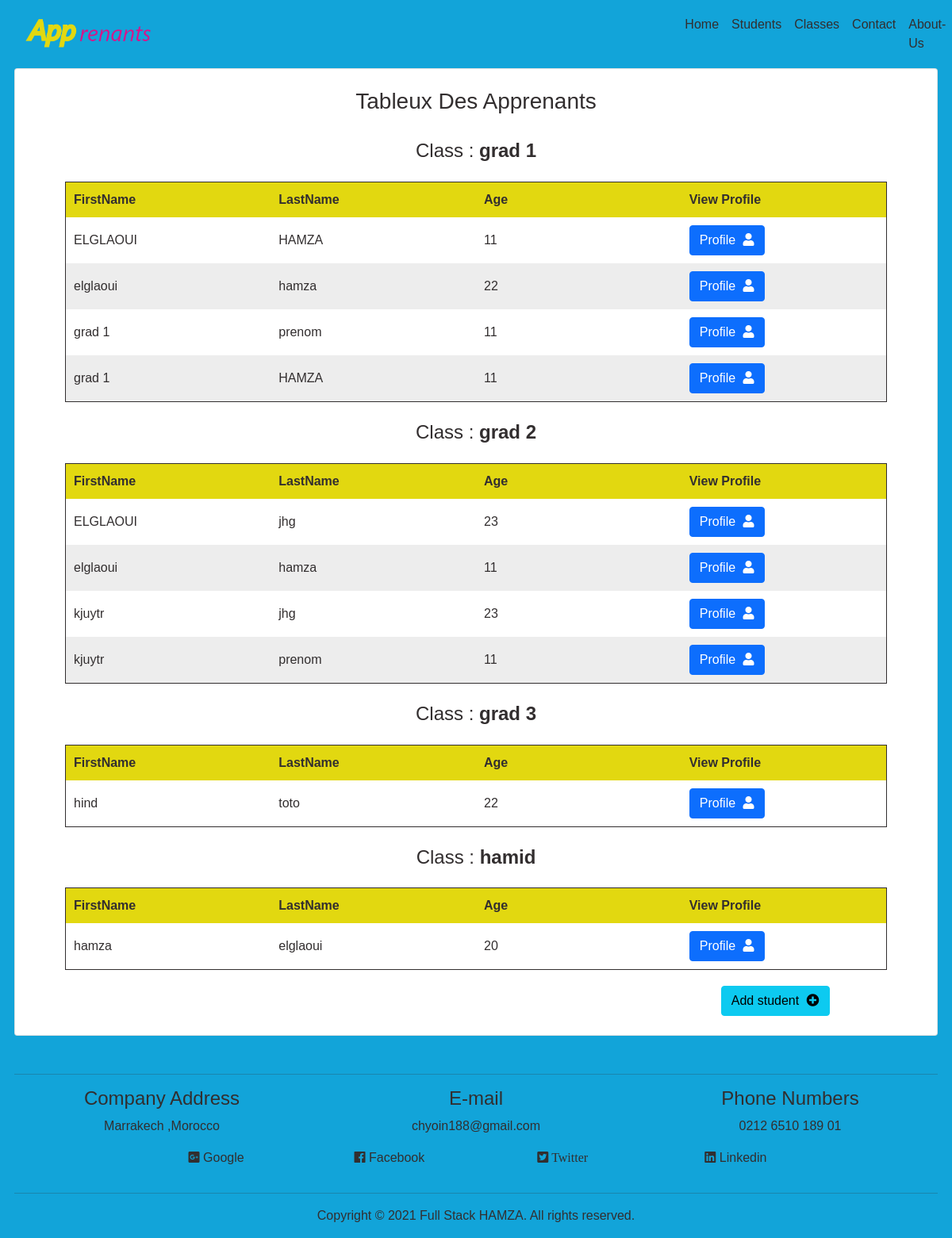
The page /code source/public/apprenants (signed in) on the database its author committed.
### tables this page shows
CREATE TABLE `class` (
  `id` int(11) NOT NULL,
  `nom` varchar(60) NOT NULL,
  `specialite` varchar(60) NOT NULL,
  `desception` text NOT NULL,
  `id_user` int(11) NOT NULL,
  `date` datetime NOT NULL
);

CREATE TABLE `apprenant` (
  `id` int(11) NOT NULL,
  `nom` varchar(60) NOT NULL,
  `prenom` varchar(60) NOT NULL,
  `genre` varchar(10) NOT NULL,
  `age` int(11) NOT NULL,
  `id_class` varchar(60) NOT NULL,
  `date` datetime NOT NULL
);

### code source/app/core/app.php (called while the page is built, shortened)
<?php
Class App
{
	private $method = "index";
	public function __construct()
	{
		$url = $this->splitURL();
 		if(file_exists("../app/controllers/". strtolower($url[0]) .".php"))
 		{
 			unset($url[0]);
 		}
 		$this->controller = new $this->controller;
 		$this->params = array_values($url);
 		call_user_func_array([$this->controller,$this->method], $this->params);
	}
	private function splitURL()
	{
		if (isset($_SESSION['user_id'])) {
			$url = isset($_GET['url']) ? $_GET['url'] : "home";
		}else{
		$url = isset($_GET['url']) ? $_GET['url'] : "login";
	   }
		return explode("/", filter_var(trim($url,"/"),FILTER_SANITIZE_URL));
	}}

### code source/public/index.php (called while the page is built, shortened)
<?php
$app = new App();

### code source/app/core/db.php (called while the page is built, shortened)
<?php
Class Database
{
	private function db_connect()
	{
		try{
			$string = DB_TYPE .":host=".DB_HOST.";dbname=".DB_NAME.";";
			return $db = new PDO($string,DB_USER,DB_PASS);
		}catch(PDOException $e){
			die($e->getMessage());
		}
	}
	public function read($query,$data = [])
	{
		$DB = $this->db_connect();
		$stm = $DB->prepare($query);
		if(count($data) == 0)
		{
			$stm = $DB->query($query);
			$check = 0;
			if($stm){
				$check = 1;
			}
		}else{
			$check = $stm->execute($data);
		}
		if($check)
		{
			$data = $stm->fetchAll(PDO::FETCH_OBJ);
			if(is_array($data) && count($data) > 0)
			{
				return $data;
			}
			return false;
		}else
		{
			return false;
		}
	}
}

### code source/app/models/classes.php (called while the page is built, shortened)
<?php
class Classes {
    function selectClass(){
		$DB = new Database();
			$query = "select * from class  ORDER BY nom ASC";
			$data = $DB->read($query);
			if(is_array($data))
		   {
			return $data;
		    }
			return false;
    }
}

### code source/app/models/apprenant.php (called while the page is built, shortened)
<?php
class Apprenant {
    function selectApprenant(){
		$DB = new Database();
			$query = "select * from apprenant   ORDER BY nom ASC";
			$data = $DB->read($query);
			if(is_array($data))
		   {
			return $data;
		    }
			return false;
    }
}

### code source/app/views/apprenants.php (the view, shortened to what this page needs)
<div class="card  p-4" >
  <h3 class="text-center  ">Tableux Des Apprenants </h3>
       <div >
       <?php if(is_array($data['salle'])): ?>
          <?php foreach($data['salle'] as $rw): ?>
            <h4 class="text-center m-4 ">Class : <strong><?=$rw->nom?> </strong></h4>
         <table >
           <thead>
             <tr>
               <th>FirstName</th>
               <th>LastName</th>
               <th class="diss">Age</th>
               <?php if ($_SESSION['user_role'] == "admin"): ?>
               <th>View Profile</th>
               <?php else: ?>
                <th>Id</th>
               <?php endif; ?>
             </tr>
           </thead>
           <tbody>
      <?php if(is_array($data['student'])): ?>
        <?php foreach($data['student'] as $row):
          if ($row->id_class == $rw->nom): ?>
             <tr>
               <td><?=$row->nom ?></td>
               <td ><?=$row->prenom?></td>
               <td class="diss"><?=$row->age?></td>
               <?php if ($_SESSION['user_role'] == "admin"): ?>
               <td><form action="<?=ROOT?>std_profile" method="POST"><button  type="submit" name="profile" value="<?=$row->id?>" class="btn btn-primary btn-block">Profile <i class="fas fa-user"></i></button></form></td>
               <?php else: ?>
                <td><?=$row->id ?></td>
               <?php endif; ?>
              </tr>
              <?php endif; ?>
     <?php endforeach; ?>
          <?php endif; ?>
     </tbody>
         </table>
         <?php endforeach; ?>
          <?php endif; ?>
       </div>
       <?php if ($_SESSION['user_role'] == "admin"): ?>
       <button type="submit" data-toggle="modal" data-target="#add-student" class="btn add btn-info " >
         Add student <i  class="fas fa-plus-circle"></i></button>
        </div>
  <?php endif; ?>

### code source/public/assets/css/main.css (style rules this page uses)
* { margin: 0; padding: 0; box-sizing: border-box; }
body { background-color: #12a4d9; font-family: Arial, Helvetica, sans-serif; width: 97% !important; margin: auto; color: #322e2f; }
table { table-layout: fixed; width: 93%; margin: auto; border-collapse: collapse; border: 1px solid ; border-radius:6px ; }
td, th { padding: 10px; }
th { background-color: #e2d810; }
tr:nth-child(even) { background-color: rgba(218, 218, 218, 0.486); }
tr:nth-child(odd) { background-color: #ffffff; }
.fas { margin-left: 5px !important; }
.add { margin: auto; margin-top: 20px; margin-right: 10%; }

### rows shown on the page
class: nom "grad 1"
apprenant: nom "ELGLAOUI", prenom "HAMZA", age "11", $row->id 36 (drawn)
apprenant: nom "elglaoui", prenom "hamza", age "22", $row->id 43 (drawn)
apprenant: nom "grad 1", prenom "prenom", age "11", $row->id 35 (drawn)
apprenant: nom "grad 1", prenom "HAMZA", age "11", $row->id 40 (drawn)
class: nom "grad 2"
apprenant: nom "ELGLAOUI", prenom "jhg", age "23", $row->id 38 (drawn)
apprenant: nom "elglaoui", prenom "hamza", age "11", $row->id 41 (drawn)
apprenant: nom "kjuytr", prenom "jhg", age "23", $row->id 37 (drawn)
apprenant: nom "kjuytr", prenom "prenom", age "11", $row->id 39 (drawn)
class: nom "grad 3"
apprenant: nom "hind", prenom "toto", age "22", $row->id 32 (drawn)
class: nom "hamid"
apprenant: nom "hamza", prenom "elglaoui", age "20", $row->id 31 (drawn)
